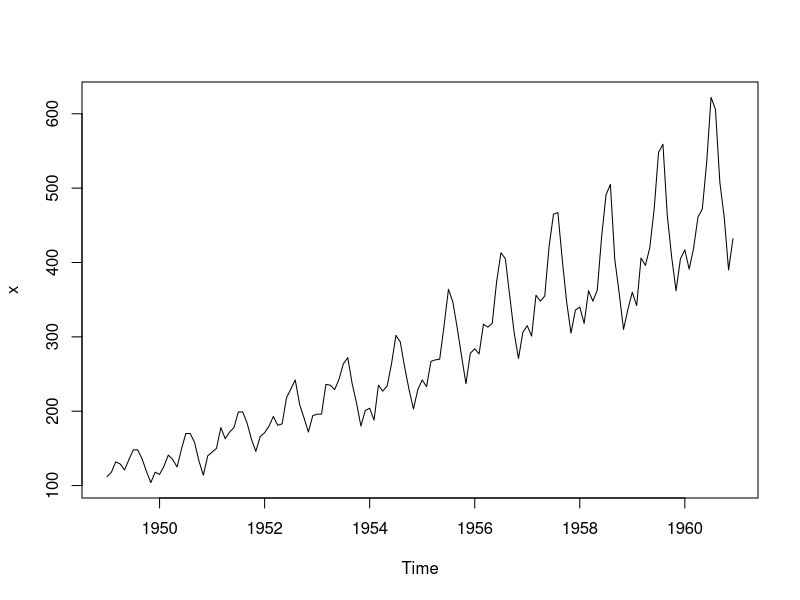
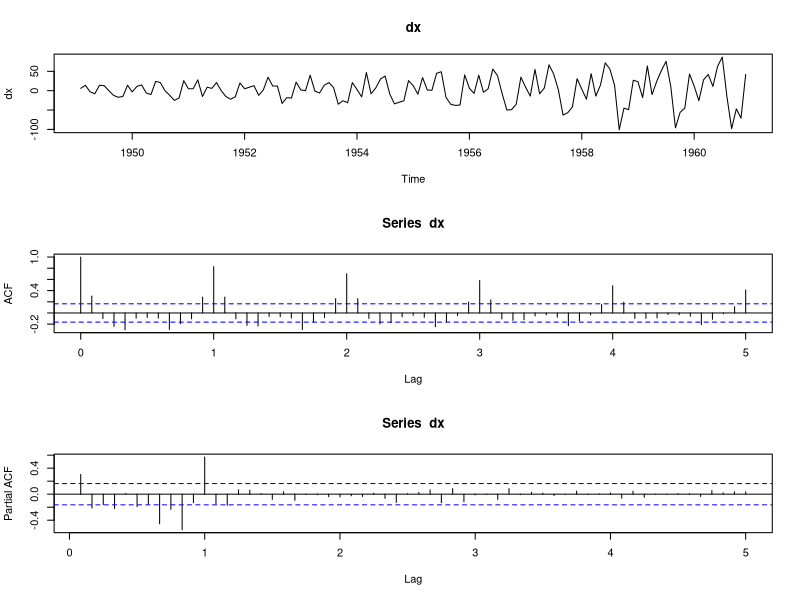
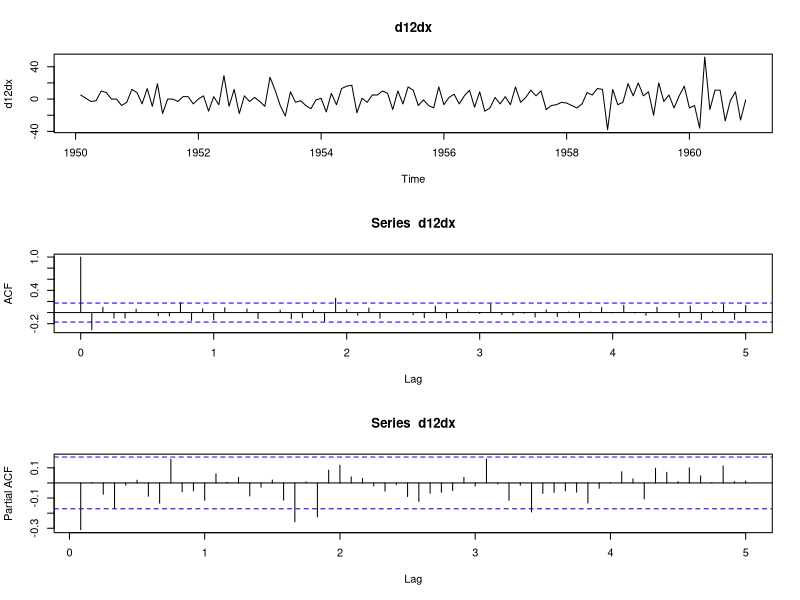
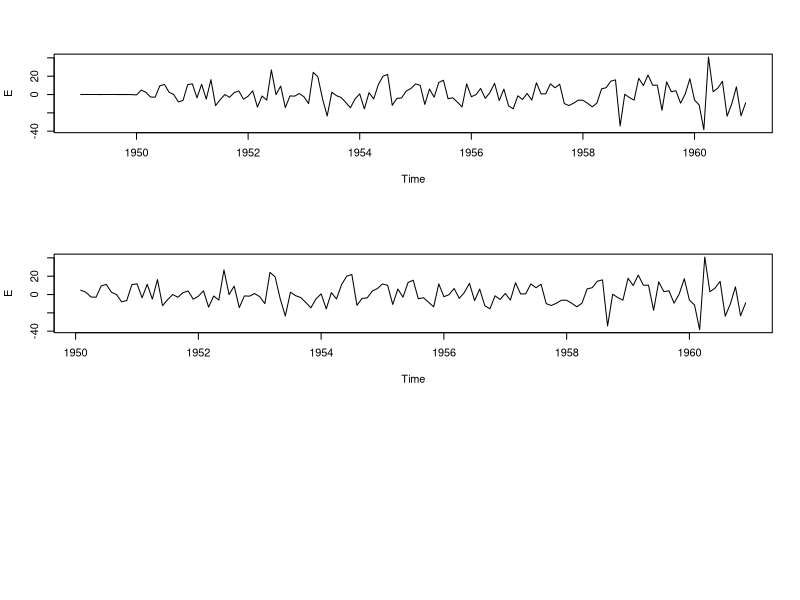
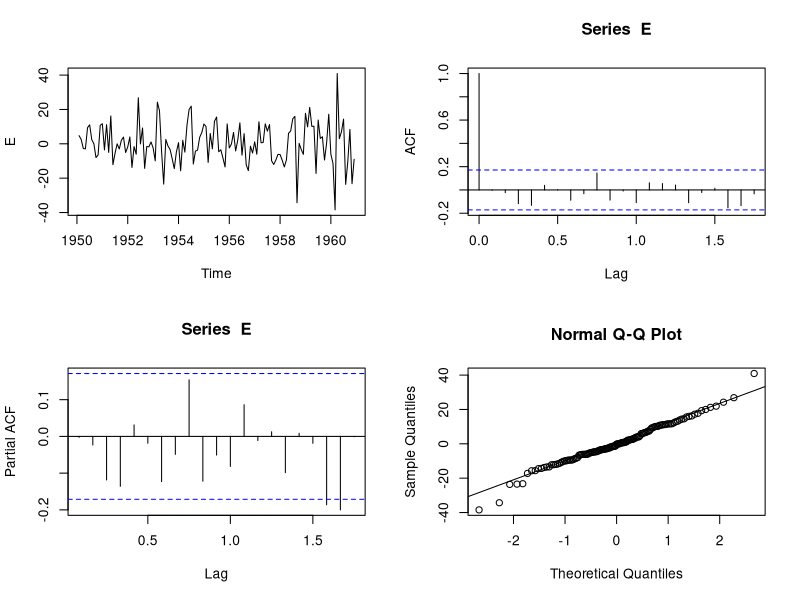
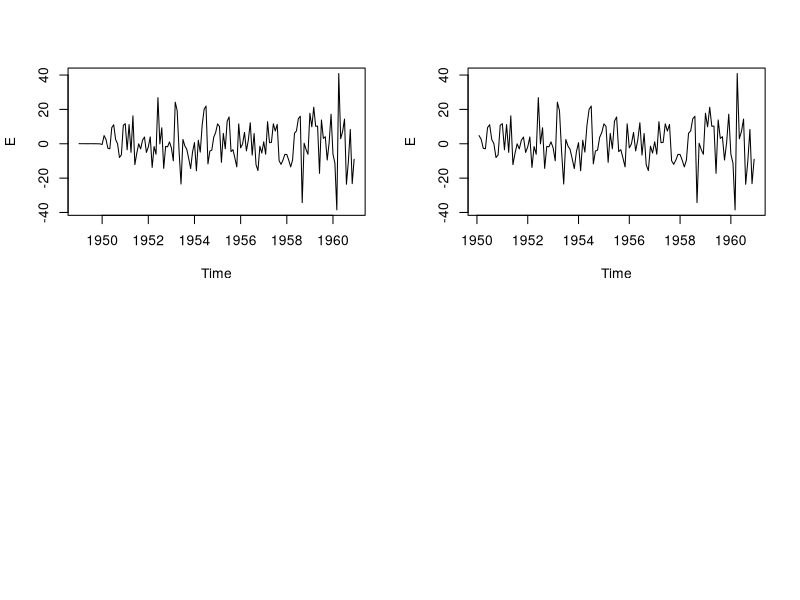
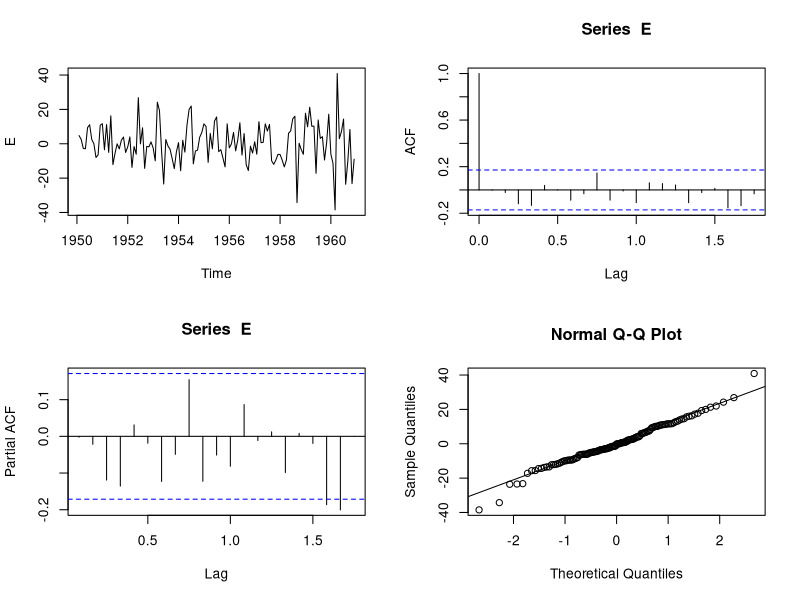

The R source for these figures, in order:

####################################################################
##########     Modelos SARIMA(p,d,q)x(P,D,Q)           #############
####################################################################

x <- AirPassengers
plot(x)

####################
#### diferenças ####
####################
require(tseries) ## para usar a função kpss.test()

# primeira diferença
dx <- diff(x)

par(mfrow=c(3,1))
plot(dx, main='dx')
acf(dx, lag=5*12)
pacf(dx, lag=5*12)

kpss.test(dx)    # hipótese nula: série estacionária



# diferença sazonal
require(forecast)

nsdiffs(dx) ## ou nsdiffs(x) --> tendencia removida por decomposicao

d12dx <- diff(dx,lag=12)
par(mfrow=c(3,1))
plot(d12dx, main='d12dx')
acf(d12dx, lag=5*12)
pacf(d12dx, lag=5*12)




################################
### Modelos Candidatos #########
################################

# Sabemos que d=1 e D=1
#
# demais argumentos:
# p = 1      --> ACF decaindo rapidamente para zero e PACF com pequena "quebra" no lag 1
# q = 0 ou 1 --> PACF com "quebra" no lag 1
# P = 0      --> ACF e PACF sem autocorelações nos lags sazonais
# Q = 0      --> ACF e PACF sem autocorelações nos lags sazonais  


## Modelos candidatos para {x}
# --> SARIMA (1,1,0) x (0,1,0)
# --> SARIMA (1,1,1) x (0,1,0)


##############################################
## Modelo 1: SARIMA (1,1,0) x (0,1,0)
##############################################
fit1 <- arima(x, order=c(1,1,0), seasonal = c(0,1,0), include.mean = FALSE)
fit1

# resíduos
E <- fit1$residuals
plot(E)

E <- window(E,  start=time(x)[14])
plot(E)


## análise visual
par(mfrow=c(2,2))
plot(E)
acf(E)
pacf(E)
qqnorm(E)
qqline(E)

## testes estatisticos
# Estacionaridade
kpss.test(E) # hipótese nula: série estacionária
# independencia
Box.test(E, lag = 15, type ="Ljung-Box", fitdf = 1) ## use fitdf=p+q
# normalidade
shapiro.test(E)





##############################################
## Modelo 2: SARIMA (1,1,1) x (0,1,0)
##############################################
fit2 <- arima(x, order=c(1,1,1), seasonal = c(0,1,0), include.mean = FALSE)
fit2

# resíduos
E <- fit2$residuals
plot(E)

E <- window(E,  start=time(x)[14])
plot(E)


## análise visual
par(mfrow=c(2,2))
plot(E)
acf(E)
pacf(E)
qqnorm(E)
qqline(E)

## testes estatisticos
# Estacionaridade
kpss.test(E) # hipótese nula: série estacionária
# independencia
Box.test(E, lag = 15, type ="Ljung-Box", fitdf = 1) ## use fitdf=p+q
# normalidade
shapiro.test(E)




###########################################
### Criterio de seleção de modelos: AIC ###
###########################################
fit1 # --> escolhido pelo AIC
fit2






##########################################################################
####### Exercício: Verifique o melhor modelo para log(AirPassengers)  ####
##########################################################################


